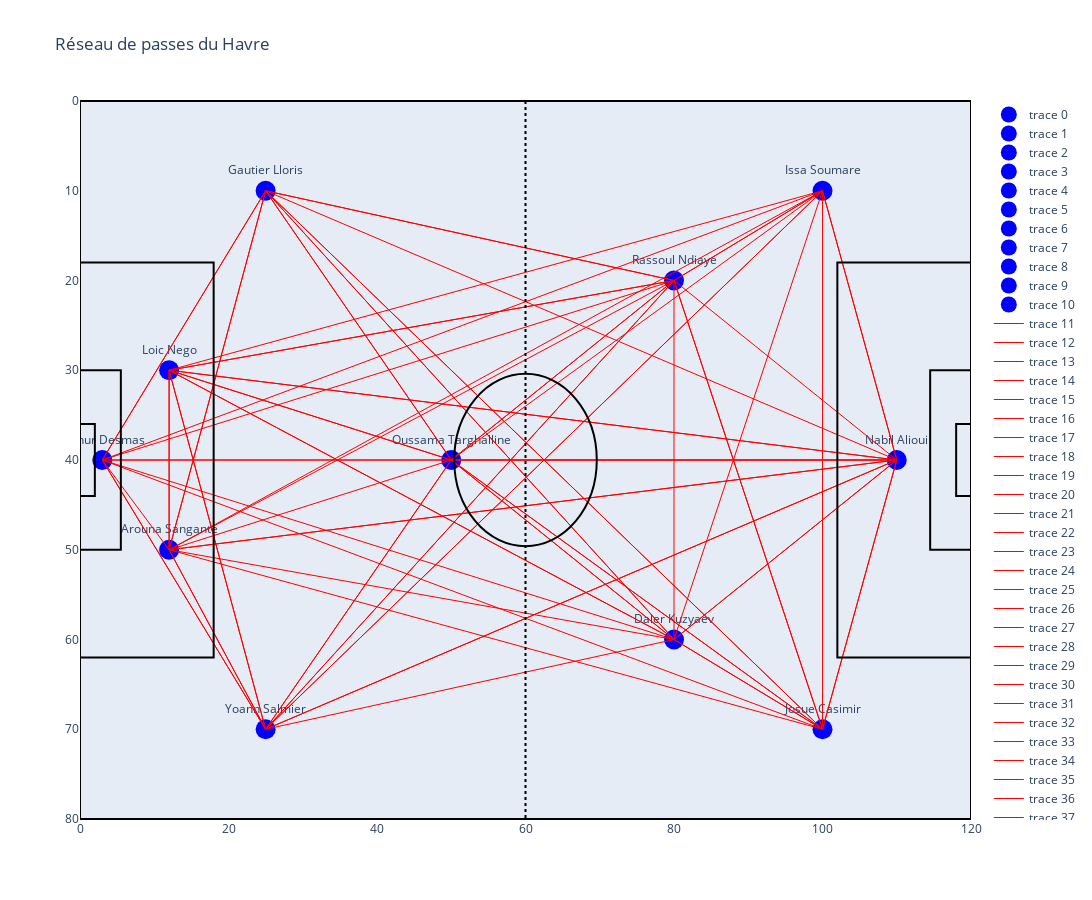

Notebook code cell kept with this figure:
### Code cell
import plotly.graph_objs as go

""" on va faire un dictionnaire des positions en fonction des rôles
pour placer les joueurs sur le terrain """

role_positions = {
    "Gardien": [(3, 40)],
    "Défenseur": [(12, 30), (12, 50), (25, 10), (25, 70)],
    "Milieu de terrain": [(50, 40), (80, 20), (80, 60)],
    "Attaquant": [(100, 10), (100, 70), (110, 40)]
}


def get_position(role, index, role_positions, role_count):
    if role in role_positions and index < len(role_positions[role]):
        return role_positions[role][index]
    else:
        if role == "Défenseur":
            role = "Milieu de terrain"
        elif role == "Milieu de terrain":
            role = "Attaquant"
        elif role == "Attaquant":
            role = "Défenseur"
        return get_position(role, role_count[role], role_positions, role_count)

def visualize_pass_network(player_positions_df, passes_df):
    role_count = {"Défenseur": 0, "Milieu de terrain": 0, "Attaquant": 0, "Gardien": 0}
    players_positions = {}
    
    for index, row in player_positions_df.iterrows():
        role = row['role']
        position = get_position(role, role_count[role], role_positions, role_count)
        role_count[role] += 1
        players_positions[row['player.name']] = position

    
    pass_info = passes_df.groupby(['player.name']).agg(
        num_passes=('pass.length', 'size'),
        avg_pass_length=('pass.length', 'mean')
    ).reset_index()

    pass_info_received = passes_df.groupby(['pass.recipient.name']).agg(
        num_passes_received=('pass.length', 'size'),
        avg_pass_length_received=('pass.length', 'mean')
    ).reset_index()

    pass_info_dict = {
        row['player.name']: {
            'num_passes': row['num_passes'],
            'avg_pass_length': row['avg_pass_length']
        }
        for index, row in pass_info.iterrows()
    }

    pass_info_received_dict = {
        row['pass.recipient.name']: {
            'num_passes_received': row['num_passes_received'],
            'avg_pass_length_received': row['avg_pass_length_received']
        }
        for index, row in pass_info_received.iterrows()
    }

    fig = go.Figure()

    terrain_shapes = [
        dict(type="rect", x0=0, y0=0, x1=120, y1=80, line=dict(color="Black")),  # Périmètre du terrain
        dict(type="line", x0=60, y0=0, x1=60, y1=80, line=dict(color="Black", dash="dot")),  # Ligne médiane
        dict(type="rect", x0=0, y0=18, x1=18, y1=62, line=dict(color="Black")),  # Surface de réparation
        dict(type="rect", x0=102, y0=18, x1=120, y1=62, line=dict(color="Black")),  # Surface de réparation opposée
        dict(type="rect", x0=0, y0=30, x1=5.5, y1=50, line=dict(color="Black")),  # Petit rectangle
        dict(type="rect", x0=114.5, y0=30, x1=120, y1=50, line=dict(color="Black")),  # Petit rectangle opposé
        dict(type="rect", x0=0, y0=36, x1=2, y1=44, line=dict(color="Black")),  # Zone du gardien
        dict(type="rect", x0=118, y0=36, x1=120, y1=44, line=dict(color="Black")),  # Zone du gardien opposée
        dict(type="circle", xref="x", yref="y", x0=50.4, y0=30.4, x1=69.6, y1=49.6, line_color="Black"),  # Cercle central
    ]
    fig.update_layout(shapes=terrain_shapes)

    for player, pos in players_positions.items():
        passes_from_player = pass_info_dict.get(player, {'num_passes': 0, 'avg_pass_length': 0})
        passes_to_player = pass_info_received_dict.get(player, {'num_passes_received': 0, 'avg_pass_length_received': 0})

        hover_text = (
            f"Joueur: {player}<br>"
            f"Nombre de passes effectuées: {passes_from_player['num_passes']}<br>"
            f"Longueur moyenne des passes effectuées: {passes_from_player['avg_pass_length']:.2f} m<br>"
            f"Nombre de passes reçues: {passes_to_player['num_passes_received']}<br>"
            f"Longueur moyenne des passes reçues: {passes_to_player['avg_pass_length_received']:.2f} m"
        )

        fig.add_trace(go.Scatter(
            x=[pos[0]],
            y=[pos[1]],
            mode='markers+text',
            text=[player],
            textposition="top center",
            marker=dict(size=20, color='blue'),  # Taille du marqueur augmentée à 20
            hovertext=hover_text,
            hoverinfo="text"
        ))
    passes_between_players = passes_df.groupby(['player.name', 'pass.recipient.name']).agg(
        num_passes=('pass.length', 'size'),
        avg_pass_length=('pass.length', 'mean')
    ).reset_index()


    for row in passes_between_players.itertuples():
        if row[1] in players_positions and row[2] in players_positions:
            start = players_positions[row[1]]
            end = players_positions[row[2]]
            hover_text = (
                f"Passes de {row[1]} à {row[2]}<br>"
                f"Nombre de passes: {row.num_passes}<br>"
                f"Longueur moyenne des passes: {row.avg_pass_length:.2f} m"
            )
            fig.add_trace(go.Scatter(
                x=[start[0], end[0]],
                y=[start[1], end[1]],
                mode='lines',
                line=dict(width=1, color='red'),
                hovertext=hover_text,
                hoverinfo="text"
            ))

    fig.update_yaxes(autorange='reversed')

    fig.update_layout(
        title="Réseau de passes du Havre",
        xaxis=dict(range=[0, 120], showgrid=False, zeroline=False),
        yaxis=dict(range=[0, 80], showgrid=False, zeroline=False),
        width=1200,
        height=900
    )
    fig.show()

visualize_pass_network(df_positions, df_passes)

### Figure 1 — Plotly figure (JSON) as saved in the notebook; plotly's stock layout.template omitted (floating-point values rounded to 4 significant figures)
{"data": [{"hoverinfo": "text", "hovertext": "Joueur: Loic Nego<br>Nombre de passes effectuées: 29<br>Longueur moyenne des passes effectuées: 19.10 m<br>Nombre de passes reçues: 19<br>Longueur moyenne des passes reçues: 21.57 m", "marker": {"color": "blue", "size": 20}, "mode": "markers+text", "text": ["Loic Nego"], "textposition": "top center", "type": "scatter", "x": [12], "y": [30]}, {"hoverinfo": "text", "hovertext": "Joueur: Oussama Targhalline<br>Nombre de passes effectuées: 57<br>Longueur moyenne des passes effectuées: 16.38 m<br>Nombre de passes reçues: 47<br>Longueur moyenne des passes reçues: 13.34 m", "marker": {"color": "blue", "size": 20}, "mode": "markers+text", "text": ["Oussama Targhalline"], "textposition": "top center", "type": "scatter", "x": [50], "y": [40]}, {"hoverinfo": "text", "hovertext": "Joueur: Arouna Sangante<br>Nombre de passes effectuées: 28<br>Longueur moyenne des passes effectuées: 33.87 m<br>Nombre de passes reçues: 15<br>Longueur moyenne des passes reçues: 19.06 m", "marker": {"color": "blue", "size": 20}, "mode": "markers+text", "text": ["Arouna Sangante"], "textposition": "top center", "type": "scatter", "x": [12], "y": [50]}, {"hoverinfo": "text", "hovertext": "Joueur: Issa Soumare<br>Nombre de passes effectuées: 14<br>Longueur moyenne des passes effectuées: 16.73 m<br>Nombre de passes reçues: 50<br>Longueur moyenne des passes reçues: 36.40 m", "marker": {"color": "blue", "size": 20}, "mode": "markers+text", "text": ["Issa Soumare"], "textposition": "top center", "type": "scatter", "x": [100], "y": [10]}, {"hoverinfo": "text", "hovertext": "Joueur: Rassoul Ndiaye<br>Nombre de passes effectuées: 23<br>Longueur moyenne des passes effectuées: 19.04 m<br>Nombre de passes reçues: 28<br>Longueur moyenne des passes reçues: 15.06 m", "marker": {"color": "blue", "size": 20}, "mode": "markers+text", "text": ["Rassoul Ndiaye"], "textposition": "top center", "type": "scatter", "x": [80], "y": [20]}, {"hoverinfo": "text", "hovertext": "Joueur: Josue Casimir<br>Nombre de passes effectuées: 38<br>Longueur moyenne des passes effectuées: 16.64 m<br>Nombre de passes reçues: 38<br>Longueur moyenne des passes reçues: 19.78 m", "marker": {"color": "blue", "size": 20}, "mode": "markers+text", "text": ["Josue Casimir"], "textposition": "top center", "type": "scatter", "x": [100], "y": [70]}, {"hoverinfo": "text", "hovertext": "Joueur: Gautier Lloris<br>Nombre de passes effectuées: 32<br>Longueur moyenne des passes effectuées: 13.61 m<br>Nombre de passes reçues: 24<br>Longueur moyenne des passes reçues: 18.73 m", "marker": {"color": "blue", "size": 20}, "mode": "markers+text", "text": ["Gautier Lloris"], "textposition": "top center", "type": "scatter", "x": [25], "y": [10]}, {"hoverinfo": "text", "hovertext": "Joueur: Daler Kuzyaev<br>Nombre de passes effectuées: 37<br>Longueur moyenne des passes effectuées: 15.20 m<br>Nombre de passes reçues: 31<br>Longueur moyenne des passes reçues: 13.66 m", "marker": {"color": "blue", "size": 20}, "mode": "markers+text", "text": ["Daler Kuzyaev"], "textposition": "top center", "type": "scatter", "x": [80], "y": [60]}, {"hoverinfo": "text", "hovertext": "Joueur: Yoann Salmier<br>Nombre de passes effectuées: 30<br>Longueur moyenne des passes effectuées: 24.64 m<br>Nombre de passes reçues: 14<br>Longueur moyenne des passes reçues: 18.33 m", "marker": {"color": "blue", "size": 20}, "mode": "markers+text", "text": ["Yoann Salmier"], "textposition": "top center", "type": "scatter", "x": [25], "y": [70]}, {"hoverinfo": "text", "hovertext": "Joueur: Nabil Alioui<br>Nombre de passes effectuées: 13<br>Longueur moyenne des passes effectuées: 21.49 m<br>Nombre de passes reçues: 29<br>Longueur moyenne des passes reçues: 23.48 m", "marker": {"color": "blue", "size": 20}, "mode": "markers+text", "text": ["Nabil Alioui"], "textposition": "top center", "type": "scatter", "x": [110], "y": [40]}, {"hoverinfo": "text", "hovertext": "Joueur: Arthur Desmas<br>Nombre de passes effectuées: 23<br>Longueur moyenne des passes effectuées: 44.32 m<br>Nombre de passes reçues: 5<br>Longueur moyenne des passes reçues: 22.77 m", "marker": {"color": "blue", "size": 20}, "mode": "markers+text", "text": ["Arthur Desmas"], "textposition": "top center", "type": "scatter", "x": [3], "y": [40]}, {"hoverinfo": "text", "hovertext": "Passes de Arouna Sangante à Gautier Lloris<br>Nombre de passes: 5<br>Longueur moyenne des passes: 21.21 m", "line": {"color": "red", "width": 1}, "mode": "lines", "type": "scatter", "x": [12, 25], "y": [50, 10]}, {"hoverinfo": "text", "hovertext": "Passes de Arouna Sangante à Issa Soumare<br>Nombre de passes: 4<br>Longueur moyenne des passes: 51.94 m", "line": {"color": "red", "width": 1}, "mode": "lines", "type": "scatter", "x": [12, 100], "y": [50, 10]}, {"hoverinfo": "text", "hovertext": "Passes de Arouna Sangante à Josue Casimir<br>Nombre de passes: 4<br>Longueur moyenne des passes: 33.33 m", "line": {"color": "red", "width": 1}, "mode": "lines", "type": "scatter", "x": [12, 100], "y": [50, 70]}, {"hoverinfo": "text", "hovertext": "Passes de Arouna Sangante à Loic Nego<br>Nombre de passes: 4<br>Longueur moyenne des passes: 46.11 m", "line": {"color": "red", "width": 1}, "mode": "lines", "type": "scatter", "x": [12, 12], "y": [50, 30]}, {"hoverinfo": "text", "hovertext": "Passes de Arouna Sangante à Nabil Alioui<br>Nombre de passes: 1<br>Longueur moyenne des passes: 57.73 m", "line": {"color": "red", "width": 1}, "mode": "lines", "type": "scatter", "x": [12, 110], "y": [50, 40]}, {"hoverinfo": "text", "hovertext": "Passes de Arouna Sangante à Oussama Targhalline<br>Nombre de passes: 2<br>Longueur moyenne des passes: 5.35 m", "line": {"color": "red", "width": 1}, "mode": "lines", "type": "scatter", "x": [12, 50], "y": [50, 40]}, {"hoverinfo": "text", "hovertext": "Passes de Arouna Sangante à Rassoul Ndiaye<br>Nombre de passes: 1<br>Longueur moyenne des passes: 29.92 m", "line": {"color": "red", "width": 1}, "mode": "lines", "type": "scatter", "x": [12, 80], "y": [50, 20]}, {"hoverinfo": "text", "hovertext": "Passes de Arouna Sangante à Yoann Salmier<br>Nombre de passes: 4<br>Longueur moyenne des passes: 19.19 m", "line": {"color": "red", "width": 1}, "mode": "lines", "type": "scatter", "x": [12, 25], "y": [50, 70]}, {"hoverinfo": "text", "hovertext": "Passes de Arthur Desmas à Arouna Sangante<br>Nombre de passes: 1<br>Longueur moyenne des passes: 12.80 m", "line": {"color": "red", "width": 1}, "mode": "lines", "type": "scatter", "x": [3, 12], "y": [40, 50]}, {"hoverinfo": "text", "hovertext": "Passes de Arthur Desmas à Daler Kuzyaev<br>Nombre de passes: 1<br>Longueur moyenne des passes: 21.86 m", "line": {"color": "red", "width": 1}, "mode": "lines", "type": "scatter", "x": [3, 80], "y": [40, 60]}, {"hoverinfo": "text", "hovertext": "Passes de Arthur Desmas à Gautier Lloris<br>Nombre de passes: 4<br>Longueur moyenne des passes: 21.14 m", "line": {"color": "red", "width": 1}, "mode": "lines", "type": "scatter", "x": [3, 25], "y": [40, 10]}, {"hoverinfo": "text", "hovertext": "Passes de Arthur Desmas à Issa Soumare<br>Nombre de passes: 8<br>Longueur moyenne des passes: 63.81 m", "line": {"color": "red", "width": 1}, "mode": "lines", "type": "scatter", "x": [3, 100], "y": [40, 10]}, {"hoverinfo": "text", "hovertext": "Passes de Arthur Desmas à Josue Casimir<br>Nombre de passes: 2<br>Longueur moyenne des passes: 43.38 m", "line": {"color": "red", "width": 1}, "mode": "lines", "type": "scatter", "x": [3, 100], "y": [40, 70]}, {"hoverinfo": "text", "hovertext": "Passes de Arthur Desmas à Nabil Alioui<br>Nombre de passes: 1<br>Longueur moyenne des passes: 73.36 m", "line": {"color": "red", "width": 1}, "mode": "lines", "type": "scatter", "x": [3, 110], "y": [40, 40]}, {"hoverinfo": "text", "hovertext": "Passes de Arthur Desmas à Oussama Targhalline<br>Nombre de passes: 2<br>Longueur moyenne des passes: 26.52 m", "line": {"color": "red", "width": 1}, "mode": "lines", "type": "scatter", "x": [3, 50], "y": [40, 40]}, {"hoverinfo": "text", "hovertext": "Passes de Arthur Desmas à Yoann Salmier<br>Nombre de passes: 1<br>Longueur moyenne des passes: 26.30 m", "line": {"color": "red", "width": 1}, "mode": "lines", "type": "scatter", "x": [3, 25], "y": [40, 70]}, {"hoverinfo": "text", "hovertext": "Passes de Daler Kuzyaev à Arouna Sangante<br>Nombre de passes: 1<br>Longueur moyenne des passes: 16.02 m", "line": {"color": "red", "width": 1}, "mode": "lines", "type": "scatter", "x": [80, 12], "y": [60, 50]}, {"hoverinfo": "text", "hovertext": "Passes de Daler Kuzyaev à Gautier Lloris<br>Nombre de passes: 3<br>Longueur moyenne des passes: 16.61 m", "line": {"color": "red", "width": 1}, "mode": "lines", "type": "scatter", "x": [80, 25], "y": [60, 10]}, {"hoverinfo": "text", "hovertext": "Passes de Daler Kuzyaev à Issa Soumare<br>Nombre de passes: 3<br>Longueur moyenne des passes: 15.74 m", "line": {"color": "red", "width": 1}, "mode": "lines", "type": "scatter", "x": [80, 100], "y": [60, 10]}, {"hoverinfo": "text", "hovertext": "Passes de Daler Kuzyaev à Josue Casimir<br>Nombre de passes: 8<br>Longueur moyenne des passes: 16.94 m", "line": {"color": "red", "width": 1}, "mode": "lines", "type": "scatter", "x": [80, 100], "y": [60, 70]}, {"hoverinfo": "text", "hovertext": "Passes de Daler Kuzyaev à Loic Nego<br>Nombre de passes: 2<br>Longueur moyenne des passes: 11.79 m", "line": {"color": "red", "width": 1}, "mode": "lines", "type": "scatter", "x": [80, 12], "y": [60, 30]}, {"hoverinfo": "text", "hovertext": "Passes de Daler Kuzyaev à Nabil Alioui<br>Nombre de passes: 3<br>Longueur moyenne des passes: 13.90 m", "line": {"color": "red", "width": 1}, "mode": "lines", "type": "scatter", "x": [80, 110], "y": [60, 40]}, {"hoverinfo": "text", "hovertext": "Passes de Daler Kuzyaev à Oussama Targhalline<br>Nombre de passes: 7<br>Longueur moyenne des passes: 13.05 m", "line": {"color": "red", "width": 1}, "mode": "lines", "type": "scatter", "x": [80, 50], "y": [60, 40]}, {"hoverinfo": "text", "hovertext": "Passes de Daler Kuzyaev à Rassoul Ndiaye<br>Nombre de passes: 4<br>Longueur moyenne des passes: 13.57 m", "line": {"color": "red", "width": 1}, "mode": "lines", "type": "scatter", "x": [80, 80], "y": [60, 20]}, {"hoverinfo": "text", "hovertext": "Passes de Gautier Lloris à Arouna Sangante<br>Nombre de passes: 4<br>Longueur moyenne des passes: 15.06 m", "line": {"color": "red", "width": 1}, "mode": "lines", "type": "scatter", "x": [25, 12], "y": [10, 50]}, {"hoverinfo": "text", "hovertext": "Passes de Gautier Lloris à Arthur Desmas<br>Nombre de passes: 2<br>Longueur moyenne des passes: 10.88 m", "line": {"color": "red", "width": 1}, "mode": "lines", "type": "scatter", "x": [25, 3], "y": [10, 40]}, {"hoverinfo": "text", "hovertext": "Passes de Gautier Lloris à Daler Kuzyaev<br>Nombre de passes: 5<br>Longueur moyenne des passes: 13.90 m", "line": {"color": "red", "width": 1}, "mode": "lines", "type": "scatter", "x": [25, 80], "y": [10, 60]}, {"hoverinfo": "text", "hovertext": "Passes de Gautier Lloris à Josue Casimir<br>Nombre de passes: 7<br>Longueur moyenne des passes: 13.30 m", "line": {"color": "red", "width": 1}, "mode": "lines", "type": "scatter", "x": [25, 100], "y": [10, 70]}, {"hoverinfo": "text", "hovertext": "Passes de Gautier Lloris à Nabil Alioui<br>Nombre de passes: 1<br>Longueur moyenne des passes: 36.67 m", "line": {"color": "red", "width": 1}, "mode": "lines", "type": "scatter", "x": [25, 110], "y": [10, 40]}, {"hoverinfo": "text", "hovertext": "Passes de Gautier Lloris à Oussama Targhalline<br>Nombre de passes: 4<br>Longueur moyenne des passes: 12.42 m", "line": {"color": "red", "width": 1}, "mode": "lines", "type": "scatter", "x": [25, 50], "y": [10, 40]}, {"hoverinfo": "text", "hovertext": "Passes de Gautier Lloris à Rassoul Ndiaye<br>Nombre de passes: 3<br>Longueur moyenne des passes: 11.69 m", "line": {"color": "red", "width": 1}, "mode": "lines", "type": "scatter", "x": [25, 80], "y": [10, 20]}, {"hoverinfo": "text", "hovertext": "Passes de Issa Soumare à Nabil Alioui<br>Nombre de passes: 10<br>Longueur moyenne des passes: 18.25 m", "line": {"color": "red", "width": 1}, "mode": "lines", "type": "scatter", "x": [100, 110], "y": [10, 40]}, {"hoverinfo": "text", "hovertext": "Passes de Issa Soumare à Rassoul Ndiaye<br>Nombre de passes: 3<br>Longueur moyenne des passes: 9.94 m", "line": {"color": "red", "width": 1}, "mode": "lines", "type": "scatter", "x": [100, 80], "y": [10, 20]}, {"hoverinfo": "text", "hovertext": "Passes de Issa Soumare à Yoann Salmier<br>Nombre de passes: 1<br>Longueur moyenne des passes: 21.92 m", "line": {"color": "red", "width": 1}, "mode": "lines", "type": "scatter", "x": [100, 25], "y": [10, 70]}, {"hoverinfo": "text", "hovertext": "Passes de Josue Casimir à Daler Kuzyaev<br>Nombre de passes: 1<br>Longueur moyenne des passes: 3.77 m", "line": {"color": "red", "width": 1}, "mode": "lines", "type": "scatter", "x": [100, 80], "y": [70, 60]}, {"hoverinfo": "text", "hovertext": "Passes de Josue Casimir à Gautier Lloris<br>Nombre de passes: 5<br>Longueur moyenne des passes: 9.93 m", "line": {"color": "red", "width": 1}, "mode": "lines", "type": "scatter", "x": [100, 25], "y": [70, 10]}, {"hoverinfo": "text", "hovertext": "Passes de Josue Casimir à Issa Soumare<br>Nombre de passes: 6<br>Longueur moyenne des passes: 30.97 m", "line": {"color": "red", "width": 1}, "mode": "lines", "type": "scatter", "x": [100, 100], "y": [70, 10]}, {"hoverinfo": "text", "hovertext": "Passes de Josue Casimir à Nabil Alioui<br>Nombre de passes: 5<br>Longueur moyenne des passes: 20.04 m", "line": {"color": "red", "width": 1}, "mode": "lines", "type": "scatter", "x": [100, 110], "y": [70, 40]}, {"hoverinfo": "text", "hovertext": "Passes de Josue Casimir à Oussama Targhalline<br>Nombre de passes: 6<br>Longueur moyenne des passes: 11.78 m", "line": {"color": "red", "width": 1}, "mode": "lines", "type": "scatter", "x": [100, 50], "y": [70, 40]}, {"hoverinfo": "text", "hovertext": "Passes de Josue Casimir à Rassoul Ndiaye<br>Nombre de passes: 1<br>Longueur moyenne des passes: 11.23 m", "line": {"color": "red", "width": 1}, "mode": "lines", "type": "scatter", "x": [100, 80], "y": [70, 20]}, {"hoverinfo": "text", "hovertext": "Passes de Loic Nego à Arouna Sangante<br>Nombre de passes: 2<br>Longueur moyenne des passes: 24.94 m", "line": {"color": "red", "width": 1}, "mode": "lines", "type": "scatter", "x": [12, 12], "y": [30, 50]}, {"hoverinfo": "text", "hovertext": "Passes de Loic Nego à Daler Kuzyaev<br>Nombre de passes: 1<br>Longueur moyenne des passes: 11.46 m", "line": {"color": "red", "width": 1}, "mode": "lines", "type": "scatter", "x": [12, 80], "y": [30, 60]}, {"hoverinfo": "text", "hovertext": "Passes de Loic Nego à Issa Soumare<br>Nombre de passes: 6<br>Longueur moyenne des passes: 21.91 m", "line": {"color": "red", "width": 1}, "mode": "lines", "type": "scatter", "x": [12, 100], "y": [30, 10]}, {"hoverinfo": "text", "hovertext": "Passes de Loic Nego à Nabil Alioui<br>Nombre de passes: 4<br>Longueur moyenne des passes: 29.48 m", "line": {"color": "red", "width": 1}, "mode": "lines", "type": "scatter", "x": [12, 110], "y": [30, 40]}, {"hoverinfo": "text", "hovertext": "Passes de Loic Nego à Oussama Targhalline<br>Nombre de passes: 8<br>Longueur moyenne des passes: 12.20 m", "line": {"color": "red", "width": 1}, "mode": "lines", "type": "scatter", "x": [12, 50], "y": [30, 40]}, {"hoverinfo": "text", "hovertext": "Passes de Loic Nego à Rassoul Ndiaye<br>Nombre de passes: 5<br>Longueur moyenne des passes: 20.12 m", "line": {"color": "red", "width": 1}, "mode": "lines", "type": "scatter", "x": [12, 80], "y": [30, 20]}, {"hoverinfo": "text", "hovertext": "Passes de Loic Nego à Yoann Salmier<br>Nombre de passes: 2<br>Longueur moyenne des passes: 14.96 m", "line": {"color": "red", "width": 1}, "mode": "lines", "type": "scatter", "x": [12, 25], "y": [30, 70]}, {"hoverinfo": "text", "hovertext": "Passes de Nabil Alioui à Arouna Sangante<br>Nombre de passes: 1<br>Longueur moyenne des passes: 20.81 m", "line": {"color": "red", "width": 1}, "mode": "lines", "type": "scatter", "x": [110, 12], "y": [40, 50]}, {"hoverinfo": "text", "hovertext": "Passes de Nabil Alioui à Daler Kuzyaev<br>Nombre de passes: 1<br>Longueur moyenne des passes: 5.84 m", "line": {"color": "red", "width": 1}, "mode": "lines", "type": "scatter", "x": [110, 80], "y": [40, 60]}, {"hoverinfo": "text", "hovertext": "Passes de Nabil Alioui à Issa Soumare<br>Nombre de passes: 7<br>Longueur moyenne des passes: 24.41 m", "line": {"color": "red", "width": 1}, "mode": "lines", "type": "scatter", "x": [110, 100], "y": [40, 10]}, {"hoverinfo": "text", "hovertext": "Passes de Nabil Alioui à Josue Casimir<br>Nombre de passes: 1<br>Longueur moyenne des passes: 14.99 m", "line": {"color": "red", "width": 1}, "mode": "lines", "type": "scatter", "x": [110, 100], "y": [40, 70]}, {"hoverinfo": "text", "hovertext": "Passes de Nabil Alioui à Loic Nego<br>Nombre de passes: 1<br>Longueur moyenne des passes: 22.26 m", "line": {"color": "red", "width": 1}, "mode": "lines", "type": "scatter", "x": [110, 12], "y": [40, 30]}, {"hoverinfo": "text", "hovertext": "Passes de Nabil Alioui à Oussama Targhalline<br>Nombre de passes: 1<br>Longueur moyenne des passes: 11.82 m", "line": {"color": "red", "width": 1}, "mode": "lines", "type": "scatter", "x": [110, 50], "y": [40, 40]}, {"hoverinfo": "text", "hovertext": "Passes de Nabil Alioui à Yoann Salmier<br>Nombre de passes: 1<br>Longueur moyenne des passes: 32.74 m", "line": {"color": "red", "width": 1}, "mode": "lines", "type": "scatter", "x": [110, 25], "y": [40, 70]}, {"hoverinfo": "text", "hovertext": "Passes de Oussama Targhalline à Daler Kuzyaev<br>Nombre de passes: 6<br>Longueur moyenne des passes: 11.16 m", "line": {"color": "red", "width": 1}, "mode": "lines", "type": "scatter", "x": [50, 80], "y": [40, 60]}, {"hoverinfo": "text", "hovertext": "Passes de Oussama Targhalline à Gautier Lloris<br>Nombre de passes: 2<br>Longueur moyenne des passes: 18.91 m", "line": {"color": "red", "width": 1}, "mode": "lines", "type": "scatter", "x": [50, 25], "y": [40, 10]}, {"hoverinfo": "text", "hovertext": "Passes de Oussama Targhalline à Issa Soumare<br>Nombre de passes: 7<br>Longueur moyenne des passes: 24.20 m", "line": {"color": "red", "width": 1}, "mode": "lines", "type": "scatter", "x": [50, 100], "y": [40, 10]}, {"hoverinfo": "text", "hovertext": "Passes de Oussama Targhalline à Josue Casimir<br>Nombre de passes: 9<br>Longueur moyenne des passes: 18.89 m", "line": {"color": "red", "width": 1}, "mode": "lines", "type": "scatter", "x": [50, 100], "y": [40, 70]}, {"hoverinfo": "text", "hovertext": "Passes de Oussama Targhalline à Loic Nego<br>Nombre de passes: 4<br>Longueur moyenne des passes: 12.71 m", "line": {"color": "red", "width": 1}, "mode": "lines", "type": "scatter", "x": [50, 12], "y": [40, 30]}, {"hoverinfo": "text", "hovertext": "Passes de Oussama Targhalline à Nabil Alioui<br>Nombre de passes: 2<br>Longueur moyenne des passes: 15.61 m", "line": {"color": "red", "width": 1}, "mode": "lines", "type": "scatter", "x": [50, 110], "y": [40, 40]}, {"hoverinfo": "text", "hovertext": "Passes de Oussama Targhalline à Rassoul Ndiaye<br>Nombre de passes: 9<br>Longueur moyenne des passes: 14.18 m", "line": {"color": "red", "width": 1}, "mode": "lines", "type": "scatter", "x": [50, 80], "y": [40, 20]}, {"hoverinfo": "text", "hovertext": "Passes de Oussama Targhalline à Yoann Salmier<br>Nombre de passes: 1<br>Longueur moyenne des passes: 21.36 m", "line": {"color": "red", "width": 1}, "mode": "lines", "type": "scatter", "x": [50, 25], "y": [40, 70]}, {"hoverinfo": "text", "hovertext": "Passes de Rassoul Ndiaye à Arthur Desmas<br>Nombre de passes: 1<br>Longueur moyenne des passes: 27.52 m", "line": {"color": "red", "width": 1}, "mode": "lines", "type": "scatter", "x": [80, 3], "y": [20, 40]}, {"hoverinfo": "text", "hovertext": "Passes de Rassoul Ndiaye à Gautier Lloris<br>Nombre de passes: 3<br>Longueur moyenne des passes: 21.17 m", "line": {"color": "red", "width": 1}, "mode": "lines", "type": "scatter", "x": [80, 25], "y": [20, 10]}, {"hoverinfo": "text", "hovertext": "Passes de Rassoul Ndiaye à Issa Soumare<br>Nombre de passes: 3<br>Longueur moyenne des passes: 32.10 m", "line": {"color": "red", "width": 1}, "mode": "lines", "type": "scatter", "x": [80, 100], "y": [20, 10]}, {"hoverinfo": "text", "hovertext": "Passes de Rassoul Ndiaye à Josue Casimir<br>Nombre de passes: 3<br>Longueur moyenne des passes: 19.74 m", "line": {"color": "red", "width": 1}, "mode": "lines", "type": "scatter", "x": [80, 100], "y": [20, 70]}, {"hoverinfo": "text", "hovertext": "Passes de Rassoul Ndiaye à Loic Nego<br>Nombre de passes: 5<br>Longueur moyenne des passes: 15.75 m", "line": {"color": "red", "width": 1}, "mode": "lines", "type": "scatter", "x": [80, 12], "y": [20, 30]}, {"hoverinfo": "text", "hovertext": "Passes de Rassoul Ndiaye à Nabil Alioui<br>Nombre de passes: 1<br>Longueur moyenne des passes: 13.44 m", "line": {"color": "red", "width": 1}, "mode": "lines", "type": "scatter", "x": [80, 110], "y": [20, 40]}, {"hoverinfo": "text", "hovertext": "Passes de Rassoul Ndiaye à Oussama Targhalline<br>Nombre de passes: 4<br>Longueur moyenne des passes: 9.02 m", "line": {"color": "red", "width": 1}, "mode": "lines", "type": "scatter", "x": [80, 50], "y": [20, 40]}, {"hoverinfo": "text", "hovertext": "Passes de Rassoul Ndiaye à Yoann Salmier<br>Nombre de passes: 1<br>Longueur moyenne des passes: 15.07 m", "line": {"color": "red", "width": 1}, "mode": "lines", "type": "scatter", "x": [80, 25], "y": [20, 70]}, {"hoverinfo": "text", "hovertext": "Passes de Yoann Salmier à Arouna Sangante<br>Nombre de passes: 4<br>Longueur moyenne des passes: 21.91 m", "line": {"color": "red", "width": 1}, "mode": "lines", "type": "scatter", "x": [25, 12], "y": [70, 50]}, {"hoverinfo": "text", "hovertext": "Passes de Yoann Salmier à Arthur Desmas<br>Nombre de passes: 1<br>Longueur moyenne des passes: 40.71 m", "line": {"color": "red", "width": 1}, "mode": "lines", "type": "scatter", "x": [25, 3], "y": [70, 40]}, {"hoverinfo": "text", "hovertext": "Passes de Yoann Salmier à Daler Kuzyaev<br>Nombre de passes: 2<br>Longueur moyenne des passes: 14.92 m", "line": {"color": "red", "width": 1}, "mode": "lines", "type": "scatter", "x": [25, 80], "y": [70, 60]}, {"hoverinfo": "text", "hovertext": "Passes de Yoann Salmier à Issa Soumare<br>Nombre de passes: 6<br>Longueur moyenne des passes: 50.12 m", "line": {"color": "red", "width": 1}, "mode": "lines", "type": "scatter", "x": [25, 100], "y": [70, 10]}, {"hoverinfo": "text", "hovertext": "Passes de Yoann Salmier à Loic Nego<br>Nombre de passes: 2<br>Longueur moyenne des passes: 17.39 m", "line": {"color": "red", "width": 1}, "mode": "lines", "type": "scatter", "x": [25, 12], "y": [70, 30]}, {"hoverinfo": "text", "hovertext": "Passes de Yoann Salmier à Nabil Alioui<br>Nombre de passes: 1<br>Longueur moyenne des passes: 26.06 m", "line": {"color": "red", "width": 1}, "mode": "lines", "type": "scatter", "x": [25, 110], "y": [70, 40]}, {"hoverinfo": "text", "hovertext": "Passes de Yoann Salmier à Oussama Targhalline<br>Nombre de passes: 4<br>Longueur moyenne des passes: 20.20 m", "line": {"color": "red", "width": 1}, "mode": "lines", "type": "scatter", "x": [25, 50], "y": [70, 40]}, {"hoverinfo": "text", "hovertext": "Passes de Yoann Salmier à Rassoul Ndiaye<br>Nombre de passes: 2<br>Longueur moyenne des passes: 16.60 m", "line": {"color": "red", "width": 1}, "mode": "lines", "type": "scatter", "x": [25, 80], "y": [70, 20]}], "layout": {"height": 900, "shapes": [{"line": {"color": "Black"}, "type": "rect", "x0": 0, "x1": 120, "y0": 0, "y1": 80}, {"line": {"color": "Black", "dash": "dot"}, "type": "line", "x0": 60, "x1": 60, "y0": 0, "y1": 80}, {"line": {"color": "Black"}, "type": "rect", "x0": 0, "x1": 18, "y0": 18, "y1": 62}, {"line": {"color": "Black"}, "type": "rect", "x0": 102, "x1": 120, "y0": 18, "y1": 62}, {"line": {"color": "Black"}, "type": "rect", "x0": 0, "x1": 5.5, "y0": 30, "y1": 50}, {"line": {"color": "Black"}, "type": "rect", "x0": 114.5, "x1": 120, "y0": 30, "y1": 50}, {"line": {"color": "Black"}, "type": "rect", "x0": 0, "x1": 2, "y0": 36, "y1": 44}, {"line": {"color": "Black"}, "type": "rect", "x0": 118, "x1": 120, "y0": 36, "y1": 44}, {"line": {"color": "Black"}, "type": "circle", "x0": 50.4, "x1": 69.6, "xref": "x", "y0": 30.4, "y1": 49.6, "yref": "y"}], "title": {"text": "Réseau de passes du Havre"}, "width": 1200, "xaxis": {"range": [0, 120], "showgrid": false, "zeroline": false}, "yaxis": {"autorange": "reversed", "range": [0, 80], "showgrid": false, "zeroline": false}}}
